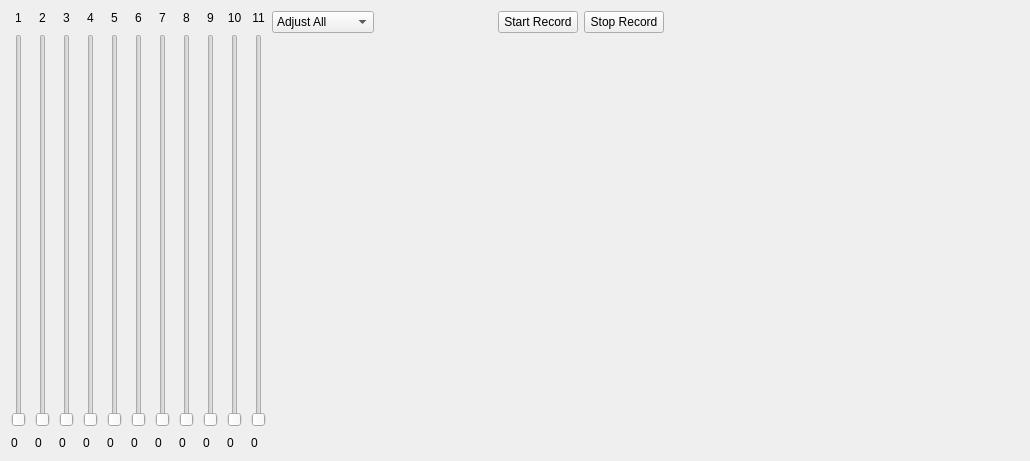
<?xml version="1.0" encoding="UTF-8"?>
<ui version="4.0">
 <class>QTempCtrlDlg</class>
 <widget class="QWidget" name="QTempCtrlDlg">
  <property name="geometry">
   <rect>
    <x>0</x>
    <y>0</y>
    <width>1030</width>
    <height>461</height>
   </rect>
  </property>
  <property name="windowTitle">
   <string>Dialog</string>
  </property>
  <layout class="QHBoxLayout" name="horizontalLayout_3">
   <item>
    <layout class="QHBoxLayout" name="horizontalLayout">
     <property name="spacing">
      <number>9</number>
     </property>
     <item>
      <layout class="QVBoxLayout" name="verticalLayout1">
       <item>
        <widget class="QLabel" name="label1">
         <property name="text">
          <string>1</string>
         </property>
         <property name="alignment">
          <set>Qt::AlignCenter</set>
         </property>
        </widget>
       </item>
       <item>
        <widget class="QSlider" name="verticalSlider1">
         <property name="orientation">
          <enum>Qt::Vertical</enum>
         </property>
         <property name="tickPosition">
          <enum>QSlider::NoTicks</enum>
         </property>
        </widget>
       </item>
       <item>
        <widget class="QLabel" name="labelSpeed1">
         <property name="text">
          <string>0</string>
         </property>
        </widget>
       </item>
      </layout>
     </item>
     <item>
      <layout class="QVBoxLayout" name="verticalLayout2">
       <item>
        <widget class="QLabel" name="label2">
         <property name="text">
          <string>2</string>
         </property>
         <property name="alignment">
          <set>Qt::AlignCenter</set>
         </property>
        </widget>
       </item>
       <item>
        <widget class="QSlider" name="verticalSlider2">
         <property name="orientation">
          <enum>Qt::Vertical</enum>
         </property>
        </widget>
       </item>
       <item>
        <widget class="QLabel" name="labelSpeed2">
         <property name="text">
          <string>0</string>
         </property>
        </widget>
       </item>
      </layout>
     </item>
     <item>
      <layout class="QVBoxLayout" name="verticalLayout3">
       <item>
        <widget class="QLabel" name="label3">
         <property name="text">
          <string>3</string>
         </property>
         <property name="alignment">
          <set>Qt::AlignCenter</set>
         </property>
        </widget>
       </item>
       <item>
        <widget class="QSlider" name="verticalSlider3">
         <property name="orientation">
          <enum>Qt::Vertical</enum>
         </property>
        </widget>
       </item>
       <item>
        <widget class="QLabel" name="labelSpeed3">
         <property name="text">
          <string>0</string>
         </property>
        </widget>
       </item>
      </layout>
     </item>
     <item>
      <layout class="QVBoxLayout" name="verticalLayout4">
       <item>
        <widget class="QLabel" name="label4">
         <property name="text">
          <string>4</string>
         </property>
         <property name="alignment">
          <set>Qt::AlignCenter</set>
         </property>
        </widget>
       </item>
       <item>
        <widget class="QSlider" name="verticalSlider4">
         <property name="orientation">
          <enum>Qt::Vertical</enum>
         </property>
        </widget>
       </item>
       <item>
        <widget class="QLabel" name="labelSpeed4">
         <property name="text">
          <string>0</string>
         </property>
        </widget>
       </item>
      </layout>
     </item>
     <item>
      <layout class="QVBoxLayout" name="verticalLayout5">
       <item>
        <widget class="QLabel" name="label5">
         <property name="text">
          <string>5</string>
         </property>
         <property name="alignment">
          <set>Qt::AlignCenter</set>
         </property>
        </widget>
       </item>
       <item>
        <widget class="QSlider" name="verticalSlider5">
         <property name="orientation">
          <enum>Qt::Vertical</enum>
         </property>
        </widget>
       </item>
       <item>
        <widget class="QLabel" name="labelSpeed5">
         <property name="text">
          <string>0</string>
         </property>
        </widget>
       </item>
      </layout>
     </item>
     <item>
      <layout class="QVBoxLayout" name="verticalLayout6">
       <item>
        <widget class="QLabel" name="label6">
         <property name="text">
          <string>6</string>
         </property>
         <property name="alignment">
          <set>Qt::AlignCenter</set>
         </property>
        </widget>
       </item>
       <item>
        <widget class="QSlider" name="verticalSlider6">
         <property name="orientation">
          <enum>Qt::Vertical</enum>
         </property>
        </widget>
       </item>
       <item>
        <widget class="QLabel" name="labelSpeed6">
         <property name="text">
          <string>0</string>
         </property>
        </widget>
       </item>
      </layout>
     </item>
     <item>
      <layout class="QVBoxLayout" name="verticalLayout7">
       <item>
        <widget class="QLabel" name="label7">
         <property name="text">
          <string>7</string>
         </property>
         <property name="alignment">
          <set>Qt::AlignCenter</set>
         </property>
        </widget>
       </item>
       <item>
        <widget class="QSlider" name="verticalSlider7">
         <property name="orientation">
          <enum>Qt::Vertical</enum>
         </property>
        </widget>
       </item>
       <item>
        <widget class="QLabel" name="labelSpeed7">
         <property name="text">
          <string>0</string>
         </property>
        </widget>
       </item>
      </layout>
     </item>
     <item>
      <layout class="QVBoxLayout" name="verticalLayout8">
       <item>
        <widget class="QLabel" name="label8">
         <property name="text">
          <string>8</string>
         </property>
         <property name="alignment">
          <set>Qt::AlignCenter</set>
         </property>
        </widget>
       </item>
       <item>
        <widget class="QSlider" name="verticalSlider8">
         <property name="orientation">
          <enum>Qt::Vertical</enum>
         </property>
        </widget>
       </item>
       <item>
        <widget class="QLabel" name="labelSpeed8">
         <property name="text">
          <string>0</string>
         </property>
        </widget>
       </item>
      </layout>
     </item>
     <item>
      <layout class="QVBoxLayout" name="verticalLayout9">
       <item>
        <widget class="QLabel" name="label9">
         <property name="text">
          <string>9</string>
         </property>
         <property name="alignment">
          <set>Qt::AlignCenter</set>
         </property>
        </widget>
       </item>
       <item>
        <widget class="QSlider" name="verticalSlider9">
         <property name="orientation">
          <enum>Qt::Vertical</enum>
         </property>
        </widget>
       </item>
       <item>
        <widget class="QLabel" name="labelSpeed9">
         <property name="text">
          <string>0</string>
         </property>
        </widget>
       </item>
      </layout>
     </item>
     <item>
      <layout class="QVBoxLayout" name="verticalLayout10">
       <item>
        <widget class="QLabel" name="label10">
         <property name="text">
          <string>10</string>
         </property>
         <property name="alignment">
          <set>Qt::AlignCenter</set>
         </property>
        </widget>
       </item>
       <item>
        <widget class="QSlider" name="verticalSlider10">
         <property name="orientation">
          <enum>Qt::Vertical</enum>
         </property>
        </widget>
       </item>
       <item>
        <widget class="QLabel" name="labelSpeed10">
         <property name="text">
          <string>0</string>
         </property>
        </widget>
       </item>
      </layout>
     </item>
     <item>
      <layout class="QVBoxLayout" name="verticalLayout11">
       <item>
        <widget class="QLabel" name="label11">
         <property name="text">
          <string>11</string>
         </property>
         <property name="alignment">
          <set>Qt::AlignCenter</set>
         </property>
        </widget>
       </item>
       <item>
        <widget class="QSlider" name="verticalSlider11">
         <property name="orientation">
          <enum>Qt::Vertical</enum>
         </property>
        </widget>
       </item>
       <item>
        <widget class="QLabel" name="labelSpeed11">
         <property name="text">
          <string>0</string>
         </property>
        </widget>
       </item>
      </layout>
     </item>
    </layout>
   </item>
   <item>
    <layout class="QVBoxLayout" name="verticalLayoutTemp" stretch="0,1">
     <item>
      <layout class="QHBoxLayout" name="horizontalLayoutTemp">
       <item>
        <widget class="QComboBox" name="comboBoxFan">
         <property name="minimumSize">
          <size>
           <width>87</width>
           <height>0</height>
          </size>
         </property>
         <property name="currentText">
          <string>Adjust All</string>
         </property>
         <item>
          <property name="text">
           <string>Adjust All</string>
          </property>
         </item>
         <item>
          <property name="text">
           <string>Adjust Single</string>
          </property>
         </item>
        </widget>
       </item>
       <item>
        <spacer name="horizontalSpacer_2">
         <property name="orientation">
          <enum>Qt::Horizontal</enum>
         </property>
         <property name="sizeHint" stdset="0">
          <size>
           <width>40</width>
           <height>20</height>
          </size>
         </property>
        </spacer>
       </item>
       <item>
        <widget class="QPushButton" name="pushButtonStart">
         <property name="sizePolicy">
          <sizepolicy hsizetype="Fixed" vsizetype="Fixed">
           <horstretch>0</horstretch>
           <verstretch>0</verstretch>
          </sizepolicy>
         </property>
         <property name="text">
          <string>Start Record</string>
         </property>
        </widget>
       </item>
       <item>
        <widget class="QPushButton" name="pushButton">
         <property name="text">
          <string>Stop Record</string>
         </property>
        </widget>
       </item>
       <item>
        <spacer name="horizontalSpacer_3">
         <property name="orientation">
          <enum>Qt::Horizontal</enum>
         </property>
         <property name="sizeHint" stdset="0">
          <size>
           <width>40</width>
           <height>20</height>
          </size>
         </property>
        </spacer>
       </item>
       <item>
        <spacer name="horizontalSpacer_4">
         <property name="orientation">
          <enum>Qt::Horizontal</enum>
         </property>
         <property name="sizeHint" stdset="0">
          <size>
           <width>40</width>
           <height>20</height>
          </size>
         </property>
        </spacer>
       </item>
       <item>
        <spacer name="horizontalSpacer">
         <property name="orientation">
          <enum>Qt::Horizontal</enum>
         </property>
         <property name="sizeHint" stdset="0">
          <size>
           <width>40</width>
           <height>20</height>
          </size>
         </property>
        </spacer>
       </item>
      </layout>
     </item>
     <item>
      <widget class="QwtPlot" name="plot">
       <property name="tabletTracking">
        <bool>false</bool>
       </property>
      </widget>
     </item>
    </layout>
   </item>
  </layout>
 </widget>
 <customwidgets>
  <customwidget>
   <class>QwtPlot</class>
   <extends>QFrame</extends>
   <header>qwt_plot.h</header>
   <container>1</container>
  </customwidget>
 </customwidgets>
 <resources/>
 <connections/>
</ui>
